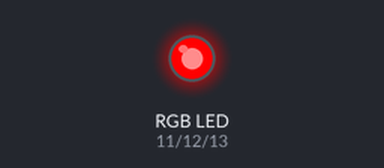
The sketch below on a simulated Arduino Uno, built with avr-gcc and run on an emulated ATmega328P. Shown: an RGB LED mixed from three pins (HIGH = lit).

Above: at 0.5 s.
At 2.5 s:
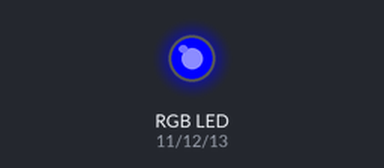
At 3.5 s:
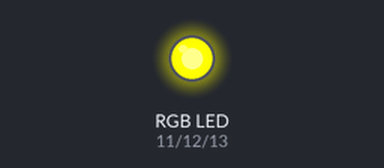
At 4.5 s:
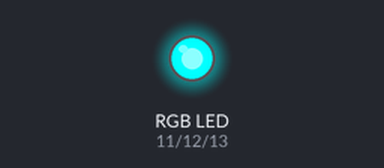
At 6.5 s:
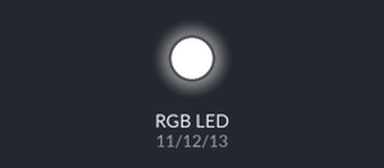
At 9.5 s:
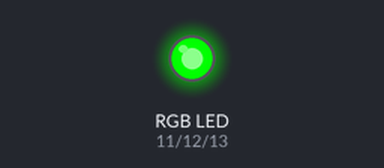
Timing chart, 0 to 10.4 s (numbered marks = the images above):
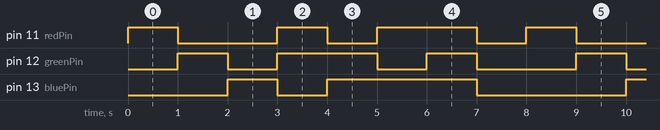

Measured:
- by itself, pin 11 (redPin): repeats every 8.0 s: LOW 2.0 s, HIGH 1.0 s, LOW 1.0 s, HIGH 2.0 s, LOW 1.0 s, HIGH 1.0 s
- by itself, pin 12 (greenPin): repeats every 8.0 s: LOW 1.0 s, HIGH 2.0 s, LOW 1.0 s, HIGH 1.0 s, LOW 2.0 s, HIGH 1.0 s
- by itself, pin 13 (bluePin): repeats every 8.0 s: LOW 1.0 s, HIGH 3.0 s, LOW 3.0 s, HIGH 1.0 s

The sketch:

led_rgb.ino
```cpp
// Definimos los pines para el LED RGB
const int redPin = 11;    // Pin para el LED rojo
const int greenPin = 12;  // Pin para el LED verde
const int bluePin = 13;   // Pin para el LED azul

void setup() {
  // Configuramos los pines como salidas
  pinMode(redPin, OUTPUT);
  pinMode(greenPin, OUTPUT);
  pinMode(bluePin, OUTPUT);
}

void loop() {
  // Cambiamos el color del LED RGB a diferentes combinaciones
  setColor(255, 0, 0); // Rojo
  delay(1000);
  setColor(0, 255, 0); // Verde
  delay(1000);
  setColor(0, 0, 255); // Azul
  delay(1000);
  setColor(255, 255, 0); // Amarillo
  delay(1000);
  setColor(0, 255, 255); // Cian
  delay(1000);
  setColor(255, 0, 255); // Magenta
  delay(1000);
  setColor(255, 255, 255); // Blanco
  delay(1000);
  setColor(0, 0, 0); // Apagar LED
  delay(1000);
}

// Función para establecer el color del LED RGB
void setColor(int red, int green, int blue) {
  analogWrite(redPin, red);      // Escribimos el valor de rojo
  analogWrite(greenPin, green);  // Escribimos el valor de verde
  analogWrite(bluePin, blue);    // Escribimos el valor de azul
}
```
